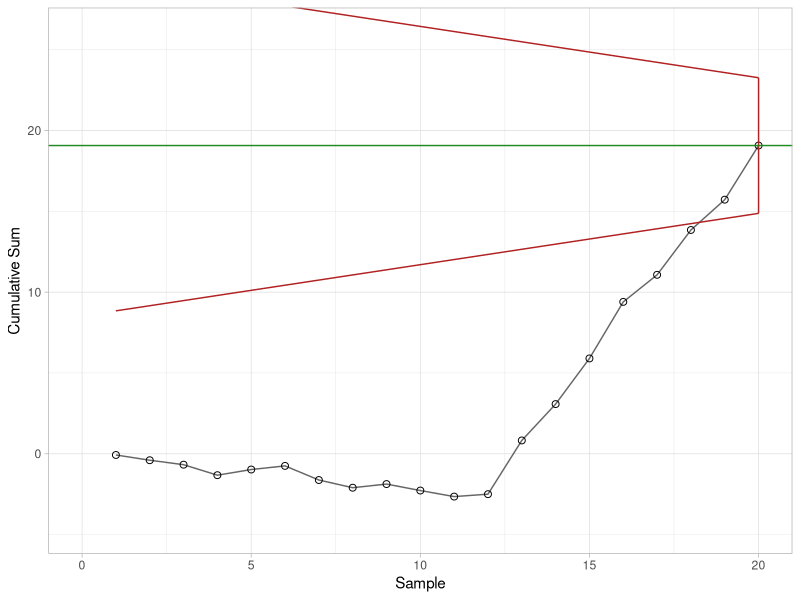
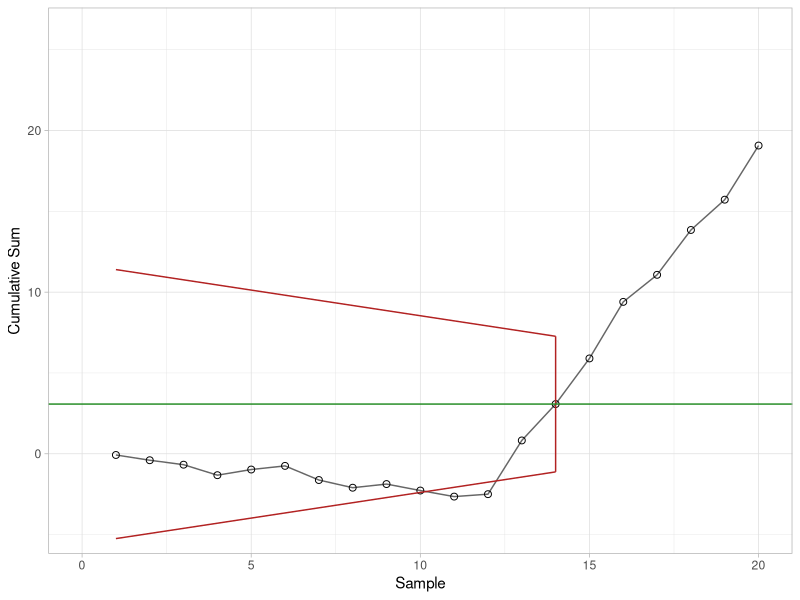

The R source for these figures, in order:
## ---- chunk 1
#| label: setup-cusum
#| code-fold: true
#| message: false
library(tidyverse)

flow_data <- tibble(
  Sample = 1:20,
  Means = c(
    324.925, 324.675, 324.725, 324.350, 325.350, 325.225, 324.125, 324.525,
    325.225, 324.600, 324.625, 325.150, 328.325, 327.250, 327.825, 328.500,
    326.675, 327.775, 326.875, 328.350
  )
)
mu0 <- 325
k <- 0.3175
h <- 4.1959
d <- h / k

cusum_tbl <- tibble(group = flow_data$Sample, x = flow_data$Means) |>
  mutate(
    x_minus_mu = x - mu0,
    hi_term = x - mu0 - k,
    lo_term = mu0 - k - x
  )
Shi <- Slo <- numeric(nrow(cusum_tbl))
for (i in seq_len(nrow(cusum_tbl))) {
  prev_hi <- if (i == 1) 0 else Shi[i - 1]
  prev_lo <- if (i == 1) 0 else Slo[i - 1]
  Shi[i] <- max(0, prev_hi + cusum_tbl$hi_term[i])
  Slo[i] <- max(0, prev_lo + cusum_tbl$lo_term[i])
}
cusum_tbl <- cusum_tbl |>
  mutate(Shi = Shi, Slo = Slo, S = cumsum(x_minus_mu))

v_mask_plot <- function(origin_i) {
  S0 <- cusum_tbl$S[origin_i]
  vertex_x <- origin_i + d
  xmax <- max(cusum_tbl$group)
  # Arms are only meaningful for past samples, so they are drawn from the
  # left edge up to the origin and capped there with a vertical segment --
  # this is how the origin is marked in the original figures, with no text label.
  upper <- tibble(group = c(1, origin_i)) |> mutate(S = S0 + k * (vertex_x - group))
  lower <- tibble(group = c(1, origin_i)) |> mutate(S = S0 - k * (vertex_x - group))
  cap <- tibble(group = origin_i, S = S0 - k * d, Send = S0 + k * d)

  ggplot(cusum_tbl, aes(group, S)) +
    geom_line(color = "grey40") +
    geom_point(shape = 1, size = 2) +
    geom_line(data = upper, aes(group, S), color = "firebrick") +
    geom_line(data = lower, aes(group, S), color = "firebrick") +
    geom_segment(data = cap, aes(x = group, xend = group, y = S, yend = Send), color = "firebrick") +
    geom_hline(yintercept = S0, color = "forestgreen") +
    coord_cartesian(xlim = c(0, xmax), ylim = range(cusum_tbl$S) + c(-2, 7)) +
    labs(x = "Sample", y = "Cumulative Sum") +
    theme_light()
}
## ---- chunk 2
#| label: tbl-pmc-323-raw-data
#| tbl-cap: "20 sample means used in the V-Mask example"
#| echo: false
flow_data |>
  knitr::kable(align = "rr")
## ---- chunk 3
#| label: fig-pmc-323-v-mask-last
#| fig-cap: "CUSUM chart with V-Mask"
#| code-fold: true
v_mask_plot(20)
## ---- chunk 4
#| label: fig-pmc-323-v-mask-point14
#| fig-cap: "CUSUM chart after moving V-Mask to first out of control point"
#| code-fold: true
v_mask_plot(14)
## ---- chunk 5
#| label: tbl-pmc-323-cusum-table
#| tbl-cap: "Tabular CUSUM for the V-Mask example; * marks an out-of-control signal"
#| code-fold: true
cusum_tbl |>
  mutate(
    Shi_flag = ifelse(Shi > h, sprintf("%.2f*", Shi), sprintf("%.2f", Shi)),
    Slo_flag = sprintf("%.2f", Slo)
  ) |>
  transmute(
    Group = group,
    x = sprintf("%.2f", x),
    `x - 325` = sprintf("%.2f", x_minus_mu),
    `x - 325 - k` = sprintf("%.2f", hi_term),
    S_hi = Shi_flag,
    `325 - k - x` = sprintf("%.2f", lo_term),
    S_lo = Slo_flag,
    CUSUM = sprintf("%.2f", S)
  ) |>
  knitr::kable(align = "r")
